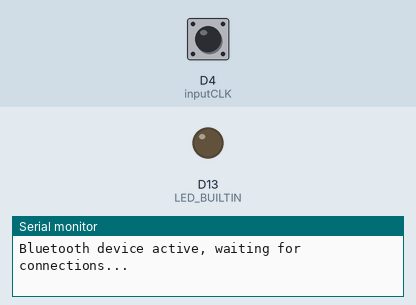
This sketch was run on a simulated Arduino Nano 33 IoT. On the bench: output pins drawn as LEDs (lit = HIGH), the last lines printed to the serial monitor. The inputs (shaded band) are chosen by the test bench; at power-on: D4 (inputCLK) HIGH. Nothing arrives over Bluetooth unless stated; a phone connects over Bluetooth LE 3 s after start.

Above: at 0.1 s.
At 3.1 s:
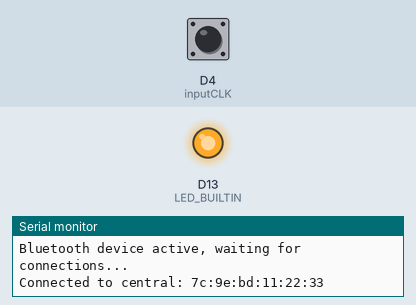
Timing chart, 0 to 4.6 s (numbered marks = the images above):
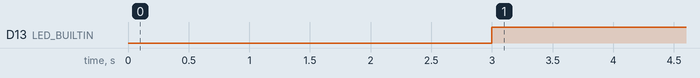

The sketch:

rotary_code_jordan.ino
```cpp
#include <ArduinoBLE.h>
#define inputCLK 4
#define inputDT 5
BLEService rotaryService("13012F00-F8C3-4F4A-A8F4-15CD926DA146");
BLEUnsignedCharCharacteristic rotaryConverted("13012F00-F8C3-4F4A-A8F4-15CD926DA146", BLERead | BLENotify);
int counter = 0;
int displacement = 0;
int millisCount = 0;
unsigned long saved_millis = 0;


int currentStateCLK;
int prevStateCLK;

String encdir = "";

void setup() {
  Serial.begin(9600);
  //while (!Serial);
  pinMode(inputCLK,INPUT);
  pinMode(inputDT,INPUT);

  pinMode(LED_BUILTIN, OUTPUT);
  prevStateCLK = digitalRead(inputCLK);
  if (!BLE.begin())
  {
    Serial.println("starting BLE failed!");
    while (1);
  }

  BLE.setLocalName("RotaryArduino");
  BLE.setAdvertisedService(rotaryService);
  rotaryService.addCharacteristic(rotaryConverted);
  BLE.addService(rotaryService);

  BLE.advertise();
  Serial.println("Bluetooth device active, waiting for connections...");
  }

void loop()
{
  BLEDevice central = BLE.central();

  if (central)
  {
  Serial.print("Connected to central: ");
  Serial.println(central.address());
  digitalWrite(LED_BUILTIN, HIGH);
  while (central.connected()) {


        currentStateCLK = digitalRead(inputCLK);
        //input has occurred
        if (currentStateCLK != prevStateCLK){
          //rotating counter clockwise (towards person)
          if (digitalRead(inputDT) != currentStateCLK){
            counter == 0 ? counter = 39 : counter--;
            displacement--;
            encdir="CCW";
          }
          //rotating clockwise (away from person)
          else{
            counter == 39 ? counter = 0 : counter++;
            displacement++;
            encdir="CW";
          }

          //rotaryConverted.writeValue(counter);
        }

        prevStateCLK = currentStateCLK;


        //rotaryConverted.writeValue(elapsed_time);


        // Keeps track of milliseconds
        if(millis() != saved_millis){
          if(millisCount == 99){
            millisCount = 0;
            displacement = 0;
          }
          else{
            millisCount++;
          }


          saved_millis = millis();
        }

        if(millisCount == 99){
          rotaryConverted.writeValue(displacement);
        }


        //here change it to read digital data from rotary encoder
        //int voltage = analogRead(A0);
        //int digitalVoltage = map(battery, 0, 1023, 0, 100);
        //Serial.print("Voltage is now: ");
        //Serial.println(voltage);
        //voltageConverted.writeValue(voltage);

  }
  }
  digitalWrite(LED_BUILTIN, LOW);
  //Serial.print("Disconnected from central: ");
  //Serial.println(central.address());
}
```

Measured:
- by itself, D13 (LED_BUILTIN): LOW → HIGH at 3.0 s
